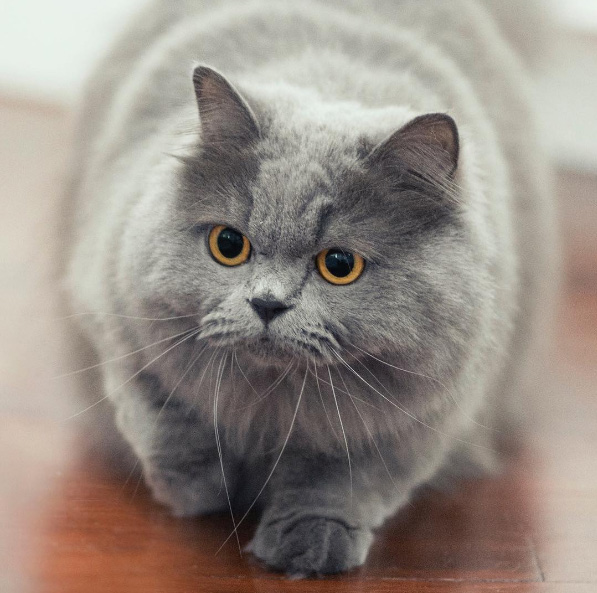
#> input picture cat.bmp, 597 x 593 px
$ python 2_pyramid.py
#> lines starting #> are read from the running program, lines starting #| are printed output that depends on the picture; after the words box and inside, x2 and y2 are one past the last pixel; in counts of white or black regions, pixels touching at a corner belong together
import sys
import cv2
import numpy as np

src = cv2.imread('cat.bmp')
#> src is the input picture: shape (593, 597, 3); mean B, G, R 133.7, 141.6, 151.2

rc = (180, 180, 200, 200)

cpy = src.copy()
cv2.rectangle(cpy, rc, (0, 0, 255), 2) # Red, 두께 :2
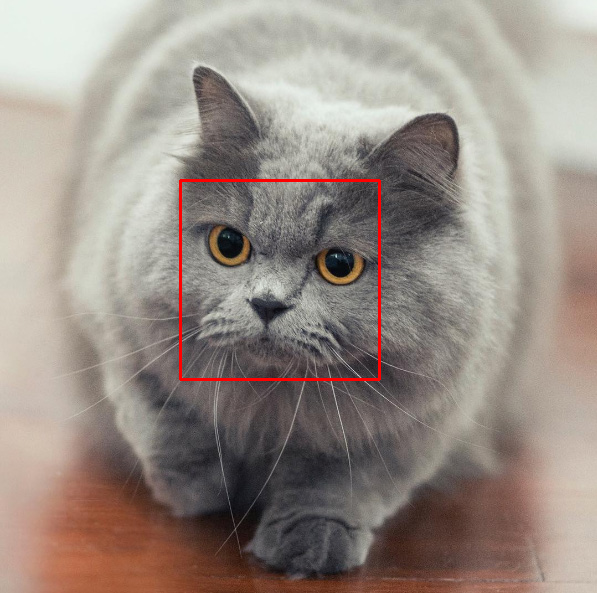
#> cpy: shape (593, 597, 3); 0.67% of pixels changed, all inside (x1, y1, x2, y2) = (179, 179, 381, 381)
cv2.imshow('src', cpy)
cv2.waitKey()
cv2.destroyAllWindows()

for i in range(1, 4) :
    src = cv2.pyrDown(src)
    cpy = src.copy()
    cv2.rectangle(cpy, rc, (0, 0, 255), 2, shift=i) # shift : 해당 배수만큼 줄어든다. (1/i)
    cv2.imshow('src', cpy)
    cv2.waitKey()
    cv2.destroyWindow('src')
#> this loop made 3 passes
#> pass 1, `cv2.imshow('src', cpy)`:
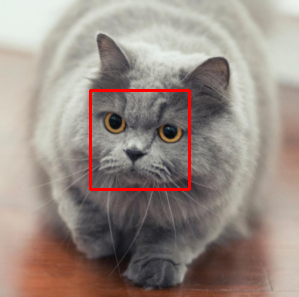
#> window 'src': shape (297, 299, 3); mean B, G, R 132.5, 140.4, 153.3
#> pass 2, `cv2.imshow('src', cpy)`:
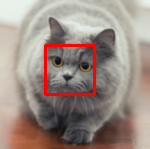
#> window 'src': shape (149, 150, 3); mean B, G, R 131.4, 139.3, 155.5
#> after the loop:
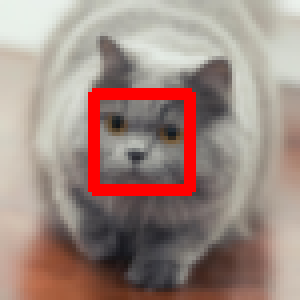
#> cpy: shape (75, 75, 3) (shown 4 times larger); mean B, G, R 129.1, 137, 159.5
#> after the loop:
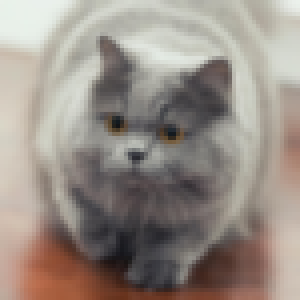
#> src: shape (75, 75, 3) (shown 4 times larger); mean B, G, R 134, 142, 151.8

cv2.destroyAllWindows()
